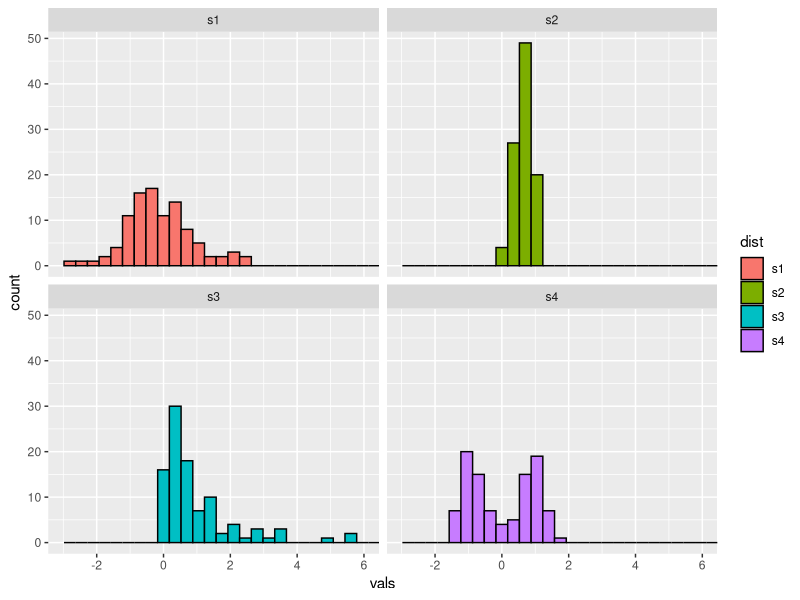
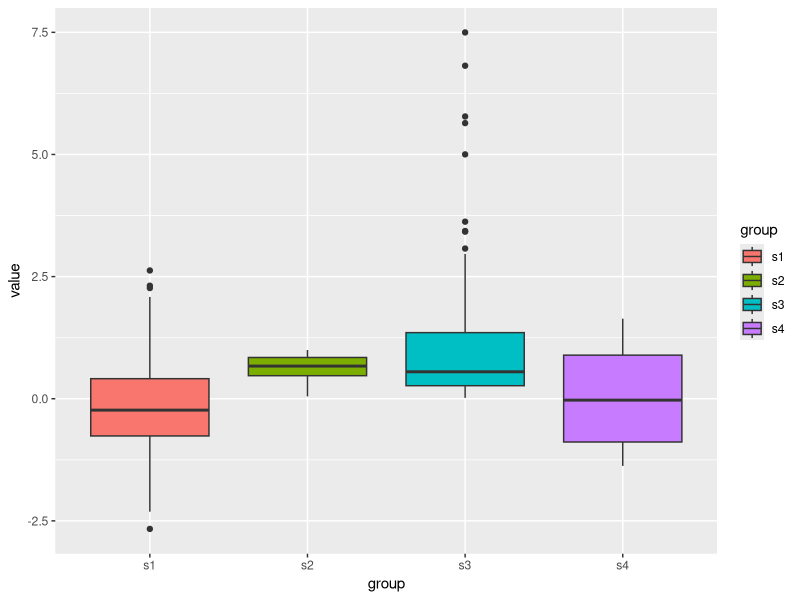

These charts were generated, in order, by the following R code:
## ---- chunk 1
library(ggplot2)
a <- c(1, 3, 4, 7, 8, 8, 9, 10, 11, 2, 5, 6, 4, 7, 3, 2, 2, 20, 20, 30)
matrix(a, nrow=2) |> knitr::kable()


## ---- chunk 2
summary(a) 
## ---- chunk 3
# Generate sample data 
set.seed(25052020)
# normal
s1 <- rnorm(100)
s2 <- rbeta(100, 2, 1)
s3 <- rexp(100)
# mixture
s4 <- rnorm(100, rep(c(-1, 1), each = 50) * sqrt(0.9), sqrt(0.1))
four <- data.frame(
dist = factor(rep(c("s1", "s2", "s3", "s4"),
each = 100),
c("s1", "s2", "s3", "s4")),
vals = c(s1, s2, s3, s4)
)
df <- data.frame(s1=s1, s2=s2, s3=s3, s4=s4)


## ---- chunk 4
library(kableExtra)
df[1:33, ] |> knitr::kable() |> kable_styling(font_size = 18)
## ---- chunk 5
df[34:67, ] |> knitr::kable() |> kable_styling(font_size = 18)
## ---- chunk 6
df[68:100, ] |> knitr::kable() |> kable_styling(font_size = 18)
## ---- chunk 7
library(ggplot2)
ggplot(four, aes(x = vals)) + 
geom_histogram(aes(fill = dist), colour = "black") + 
coord_cartesian(xlim = c(-3, 6)) + 
facet_wrap(~ dist) 
## ---- chunk 8
library(tidyverse)
df2 <- df |> pivot_longer(1:4, names_to = "group", values_to="value")
ggplot(df2, aes(x=group, y=value, fill=group)) + geom_boxplot()
## ---- chunk 9
Type <- c("Mesokurtic", "Leptokurtic", "Platykurtic")
Kurtosis <- c("=3", ">3", "<3")
Ek <- c("=0", ">0", "<0")
ts <- tibble(Type=Type, Kurtosis=Kurtosis, `Excess Kurtosis`=Ek)
ts |> knitr::kable()
